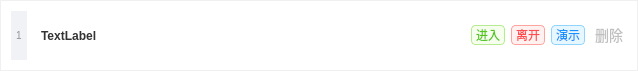
<?xml version="1.0" encoding="UTF-8"?>
<ui version="4.0">
 <class>ScenarioItemWidgetClass</class>
 <widget class="QWidget" name="ScenarioItemWidgetClass">
  <property name="geometry">
   <rect>
    <x>0</x>
    <y>0</y>
    <width>638</width>
    <height>71</height>
   </rect>
  </property>
  <property name="minimumSize">
   <size>
    <width>0</width>
    <height>45</height>
   </size>
  </property>
  <property name="maximumSize">
   <size>
    <width>16777215</width>
    <height>16777215</height>
   </size>
  </property>
  <property name="windowTitle">
   <string>ScenarioItemWidget</string>
  </property>
  <property name="styleSheet">
   <string notr="true">/* 1. 整个条目的容器背景 */
QWidget#ScenarioItemWidgetClass {
    background-color: #ffffff; /* 改回纯白，悬停时再变色更显眼 */
    border: 1px solid #f0f0f0;
}

/* 2. 悬停状态 (Hover) */
QWidget#ScenarioItemWidgetClass:hover {
    background-color: #f5f7fa; /* 建议使用淡蓝灰色，比黄色更专业 */
}

/* 3. 选中状态 (Selected) 
   注意：这需要你在代码中当 item 被选中时，给 widget 设置 setProperty(&quot;selected&quot;, true)
   或者如果是通过 QListWidget 样式控制，可以写成如下：
*/
QWidget#ScenarioItemWidgetClass[selected=&quot;true&quot;] {
    background-color: #ecf5ff;      /* 选中的淡蓝色背景 */
    border: 4px solid #409eff; /* 左侧蓝色指示条 */
}

/* 2. 内部控件通用限制：确保所有元素在垂直方向的逻辑高度一致 */
#ScenarioItemWidgetClass QLabel, 
#ScenarioItemWidgetClass QPushButton {
    /* 容器36px，控件24px，剩余12px将由布局自动平分为上下各6px的边距 */
    margin: 0px; 
    padding: 0px 4px;
    border-radius: 4px;
    font-size: 12px;
    font-family: &quot;Segoe UI&quot;, &quot;Microsoft YaHei&quot;;
    border: 1px solid transparent;
}

/* 3. 文件名文本 */
QLabel#lblText {
    color: #333333;
    font-weight: 500;
}
QLabel#lblIndex {
    color: #909399;
    background-color: #f0f2f5;
    border-radius: 9px;
    alignment: center;
    font-size: 10px;
}

/* 4. [添加/进入] 按钮 - Checkable 风格 */
QPushButton#btnIn {
    color: #52c41a;
    background-color: #f6ffed;
    border-color: #b7eb8f;
}


/* 5. [删除/离开] 按钮 - Checkable 风格 */
QPushButton#btnOut {
    color: #ff4d4f;
    background-color: #fff1f0;
    border-color: #ffa39e;
}

/* 6. [演示] 按钮 */
QPushButton#btnPlay {
    color: #1890ff;
    background-color: #e6f7ff;
    border-color: #91d5ff;
}

/* 7. [彻底删除条目] 按钮 */
QPushButton#btnDel {
    color: #bfbfbf;
    background-color: transparent;
    border: none;
    font-size: 14px;
}
QPushButton#btnDel:hover {
    color: #ff4d4f;
    background-color: #fff1f0;
}

/* 禁用状态 */
QPushButton:disabled {
    background-color: #f5f5f5;
    color: #d9d9d9;
    border-color: #d9d9d9;
}</string>
  </property>
  <layout class="QHBoxLayout" name="horizontalLayout">
   <item>
    <widget class="QLabel" name="lblIndex">
     <property name="text">
      <string>1</string>
     </property>
     <property name="alignment">
      <set>Qt::AlignCenter</set>
     </property>
    </widget>
   </item>
   <item>
    <widget class="QLabel" name="lblText">
     <property name="text">
      <string>TextLabel</string>
     </property>
    </widget>
   </item>
   <item>
    <spacer name="horizontalSpacer">
     <property name="orientation">
      <enum>Qt::Horizontal</enum>
     </property>
     <property name="sizeHint" stdset="0">
      <size>
       <width>40</width>
       <height>20</height>
      </size>
     </property>
    </spacer>
   </item>
   <item>
    <widget class="QPushButton" name="btnIn">
     <property name="text">
      <string>进入</string>
     </property>
     <property name="checkable">
      <bool>true</bool>
     </property>
    </widget>
   </item>
   <item>
    <widget class="QPushButton" name="btnOut">
     <property name="minimumSize">
      <size>
       <width>0</width>
       <height>0</height>
      </size>
     </property>
     <property name="text">
      <string>离开</string>
     </property>
     <property name="checkable">
      <bool>true</bool>
     </property>
    </widget>
   </item>
   <item>
    <widget class="QPushButton" name="btnPlay">
     <property name="text">
      <string>演示</string>
     </property>
    </widget>
   </item>
   <item>
    <widget class="QPushButton" name="btnDel">
     <property name="text">
      <string>删除</string>
     </property>
    </widget>
   </item>
  </layout>
 </widget>
 <layoutdefault spacing="6" margin="11"/>
 <resources/>
 <connections/>
</ui>
